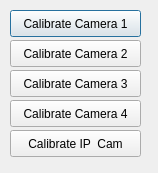
<?xml version="1.0" encoding="UTF-8"?>
<ui version="4.0">
 <class>calibratewindow</class>
 <widget class="QDialog" name="calibratewindow">
  <property name="geometry">
   <rect>
    <x>0</x>
    <y>0</y>
    <width>158</width>
    <height>173</height>
   </rect>
  </property>
  <property name="windowTitle">
   <string>Dialog</string>
  </property>
  <widget class="QPushButton" name="calibButton1">
   <property name="geometry">
    <rect>
     <x>10</x>
     <y>10</y>
     <width>131</width>
     <height>27</height>
    </rect>
   </property>
   <property name="text">
    <string>Calibrate Camera 1</string>
   </property>
  </widget>
  <widget class="QPushButton" name="calibButton2">
   <property name="geometry">
    <rect>
     <x>10</x>
     <y>40</y>
     <width>131</width>
     <height>27</height>
    </rect>
   </property>
   <property name="text">
    <string>Calibrate Camera 2</string>
   </property>
  </widget>
  <widget class="QPushButton" name="calibButton3">
   <property name="geometry">
    <rect>
     <x>10</x>
     <y>70</y>
     <width>131</width>
     <height>27</height>
    </rect>
   </property>
   <property name="text">
    <string>Calibrate Camera 3</string>
   </property>
  </widget>
  <widget class="QPushButton" name="calibButton4">
   <property name="geometry">
    <rect>
     <x>10</x>
     <y>100</y>
     <width>131</width>
     <height>27</height>
    </rect>
   </property>
   <property name="text">
    <string>Calibrate Camera 4</string>
   </property>
  </widget>
  <widget class="QPushButton" name="calibButton5">
   <property name="geometry">
    <rect>
     <x>10</x>
     <y>130</y>
     <width>131</width>
     <height>27</height>
    </rect>
   </property>
   <property name="text">
    <string>Calibrate IP  Cam</string>
   </property>
  </widget>
 </widget>
 <resources/>
 <connections/>
</ui>
